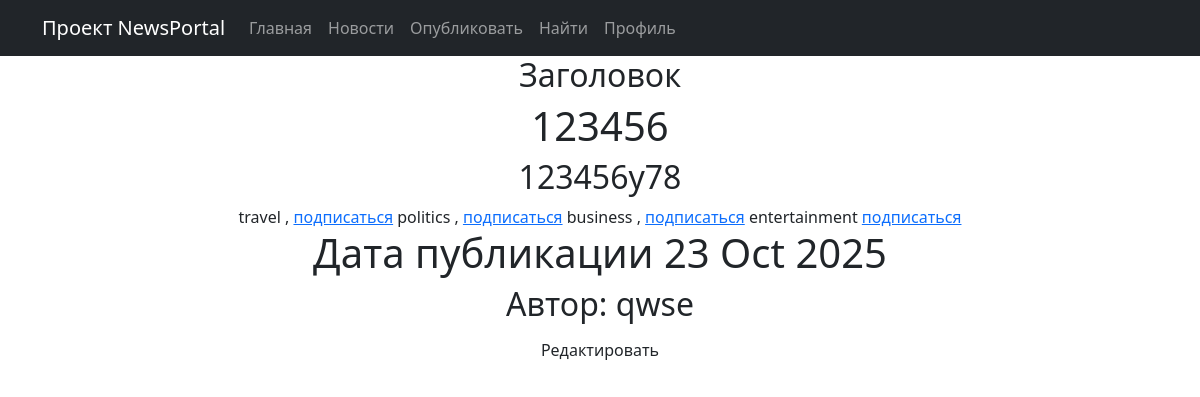
The page /43/ (signed in) on the database its author committed.
### news/models.py (models this page shows, shortened)
class Post(models.Model):
    author = models.ForeignKey(Author, on_delete=models.CASCADE)
    NEWS = 'NW'
    ARTICLE = 'AR'
    CATEGORIES = (
        (NEWS, 'Новость'),
        (ARTICLE, 'Статья')
    )
    categoryType = models.CharField(max_length=2, choices=CATEGORIES, default=ARTICLE)
    dateCreation = models.DateTimeField(auto_now_add=True)
    postCategory = models.ManyToManyField(Category, through='PostCategory')
    title = models.CharField(max_length=128)
    text = models.TextField()
    rating = models.SmallIntegerField(default=0)

class Category(models.Model):
    name = models.CharField(max_length=64, unique=True)
    subscribers = models.ManyToManyField(User, related_name='subscribed_categories', blank=True)

class Author(models.Model):
    author_user = models.OneToOneField(User, on_delete=models.CASCADE)
    rating_author = models.SmallIntegerField(default=0)
    def __str__(self):
        return self.author_user.username

### news/views.py (the view)
# urls.py: path('<int:pk>/', PostDetail.as_view(), name='post_read'),
class PostDetail(DetailView):
    model = Post
    template_name = 'news/post_read.html'
    context_object_name = 'post_read'
    def get_context_data(self, **kwargs):
        context = super().get_context_data(**kwargs)
        post = self.object
        user = self.request.user
        try:
            author = user.author
        except Author.DoesNotExist:
            author = None
        context['is_authors'] = (author == post.author)
        return context

### news/templatetags/custom_filters.py (called while the page is built)
@register.filter(name='censor')
def censor(censor_text):
    for word in censor_words:
        censor_text = censor_text.lower().replace(word.lower(),'*')
    return censor_text

### templates/news/post_read.html (shortened to what this page needs)
{% extends 'flatpages/default.html' %}
{% load custom_tags %}
{% load custom_filters %}
{% block content %}
<h2>Заголовок</h2>
<h1>{{ post_read.title|censor }}</h1>
<h2>{{ post_read.text|censor }}</h2>
{% for each in post_read.postCategory.all %}
    {{ each.name }} {% if not forloop.last %}, {% endif %}
    <a href="{% url 'subscribe_category' pk=each.pk %}">подписаться</a>
{% empty %}
    Нет категории
{% endfor %}
<h1>Дата публикации {{ post_read.dateCreation|date:'d M Y' }}</h1>
<h2>Автор: {{post_read.author}}</h2>
{% if is_authors %}
<a href="{% url 'news_edit' post_read.pk %}" class="btn">Редактировать</a>
{% endif %}
{% endblock content %}

### rows shown on the page
Post: title|censor "123456", text|censor "123456y78", dateCreation "23 Oct 2025", author "qwse"
Category: name "travel"
Category: name "politics"
Category: name "business"
Category: name "entertainment"
